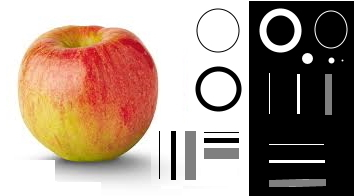
//> input picture resourses/apple.jpeg, 354 x 196 px
$ ./5-2-color2plane   (built with g++ and OpenCV 4)
//> lines starting //> are read from the running program, lines starting //| are printed output that depends on the picture
#include <opencv2/opencv.hpp>

int main(){
    cv::Mat img = cv::imread("resourses/apple.jpeg");
//> img is the input picture: 196 rows x 354 cols, CV_8UC3; mean B, G, R 135, 147.2, 167.3

    // 1. Convert from BGR for YUV format
    cv::Mat yuv;
    cv::cvtColor(img, yuv, cv::COLOR_BGR2YUV_I420);
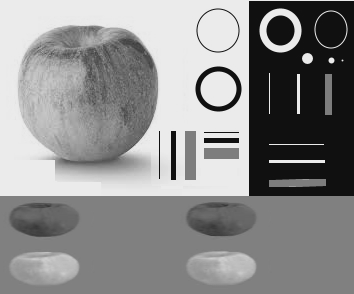
//> yuv: 294 rows x 354 cols, CV_8UC1; min 16, max 235, mean 140.5
    cv::imshow("yuv", yuv);


    // 2. Split YUV
    cv::Mat vChannel = cv::Mat::zeros(cv::Size(img.cols/2, img.rows/2), CV_8UC1);
    cv::Mat uChannel = cv::Mat::zeros(cv::Size(img.cols/2, img.rows/2), CV_8UC1);

    for(int y = img.rows; y < img.rows + img.rows/4; y++){
        for(int x = 0; x < img.cols; x++){
            if(x < img.cols / 2) {
                vChannel.at<uchar>(cv::Point(x, (y - img.rows)*2 )) = yuv.at<uchar>(cv::Point(x,y));
            } else {
                vChannel.at<uchar>(cv::Point(x - img.cols/2, (y - img.rows)*2 +1 )) = yuv.at<uchar>(cv::Point(x,y));
            }
        }
    }
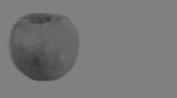
//> vChannel: 98 rows x 177 cols, CV_8UC1; min 53, max 134, mean 119.6

    for(int y = img.rows + img.rows/4; y < img.rows + img.rows/2; y++){
        for(int x = 0; x < img.cols; x++){
            if(x < img.cols / 2) {
                uChannel.at<uchar>(cv::Point(x, (y - img.rows - img.rows/4)*2 )) = yuv.at<uchar>(cv::Point(x,y));
            } else {
                uChannel.at<uchar>(cv::Point(x - img.cols/2, (y - img.rows - img.rows/4)*2 +1 )) = yuv.at<uchar>(cv::Point(x,y));
            }
        }
    }
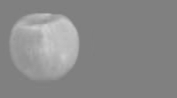
//> uChannel: 98 rows x 177 cols, CV_8UC1; min 124, max 206, mean 137.7

    cv::Rect r(0, 0, img.cols, img.rows);
//> r = Rect(0, 0, 354, 196)

    cv::Mat yChannel = yuv(r);
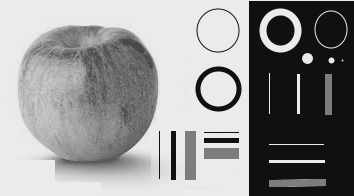
//> yChannel: 196 rows x 354 cols, CV_8UC1; min 16, max 235, mean 146.4

    cv::imshow("vChannel", vChannel);
    cv::imshow("uChannel", uChannel);
    cv::imshow("yChannel", yChannel);

    //3. convert separate channels back to RGB
    cv::Mat uvChannel;
    std::vector<cv::Mat> uvVector;
    uvVector.push_back(vChannel);
    uvVector.push_back(uChannel);

    // next will produce merged uv channel which is 2-channel "image".
    // unfortunately we can't see it with cv::imshow() because imshow can display
    // either 3 channel color image of 1 channel grayscale image.
    cv::merge(uvVector, uvChannel);

    // combine yChannel and uvChannel to create 3 channel image we can display
    cv::Mat result;
    cv::cvtColorTwoPlane(yChannel, uvChannel, result, cv::COLOR_YUV2BGR_NV12);
    cv::imshow("result", result);

    cv::waitKey();
    return 0;
}
